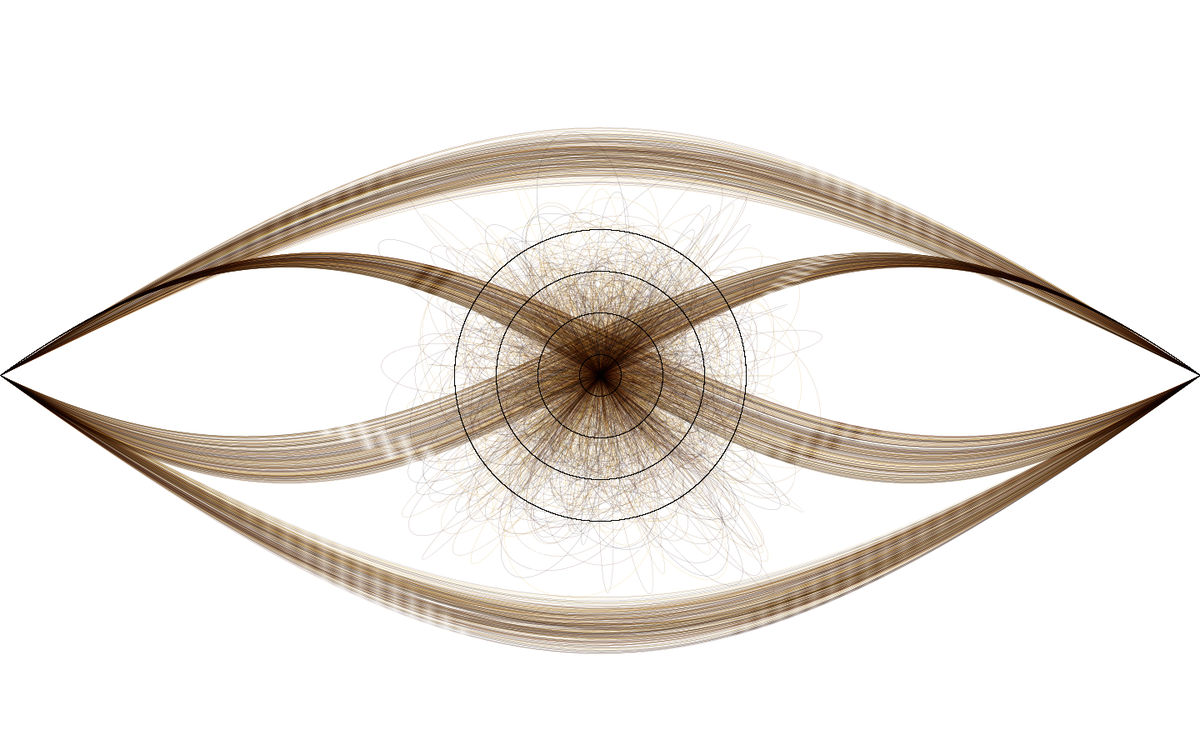
Frame 1 (no input)
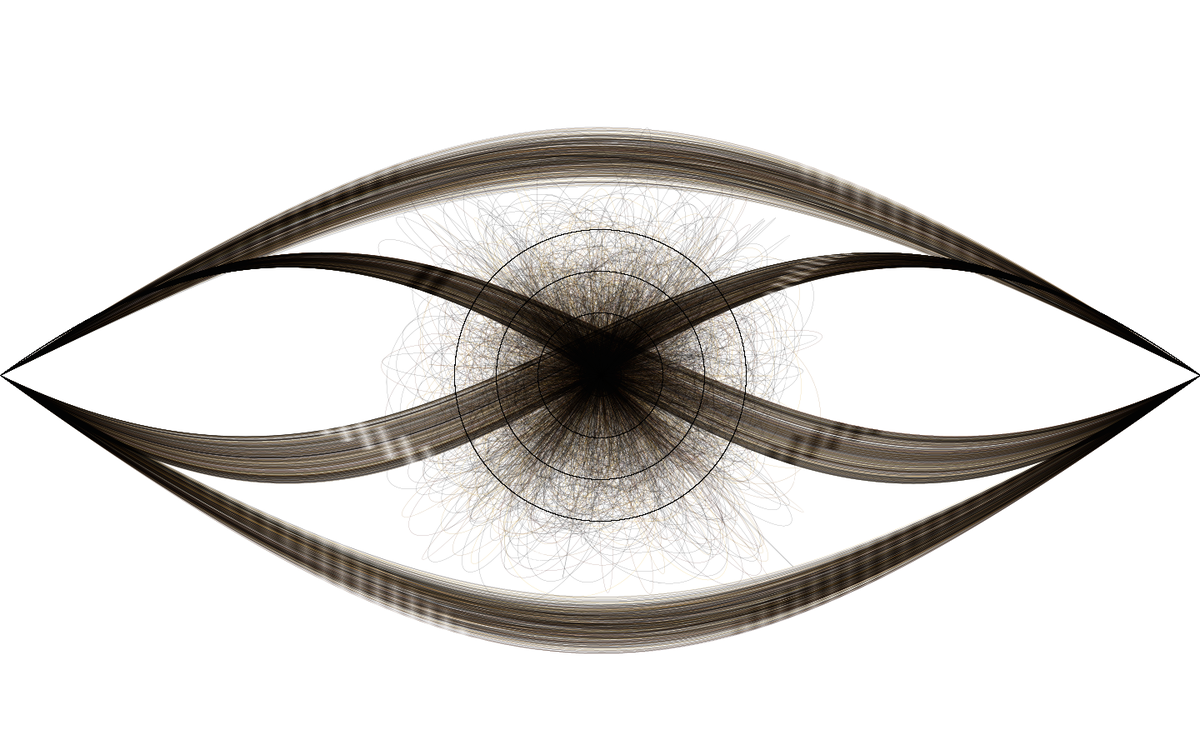
Frame 2 (the mouse pressed at the canvas centre, redrawn once)

The Processing sketch that drew these frames (run headless with seeded random() and noise(); the mouse was pressed at the canvas centre and the sketch redrawn once):

// Processing sketch: project1Update
// ── project1Update.pde
//Mihir Srivastava 
//Project 1: Lines Curves and Forms
//Used Processing API to learn Bezier and Noise functions
//---

int blue = 10; 
int red = 232; 
int green = 173; 
float bWidth = 400; 
float bHeight = 400; 
float radius = 380; 
float sWeightFactor = 3; 
float bWeightFactor = .005;

void setup() {
  size(1440, 900);//800, 600 
  background(255); 
}

void draw()  {
  noFill(); 
  stroke(0); 
 
  //drawEye(bWidth, bHeight, radius, sWeightFactor, bWeightFactor); 

  /*for(int x = 0; x < 100; x++) {
    strokeWeight(.005); 
    smooth(); 
    stroke(red, green, blue); 
    
    bezier(width, height, random(width/2 + 300, width), 
    random(height/2), random(width/2 + 300, width), noise(height/2), random(width/2), 
    noise(height/2));
    
    bezier(100, 100, random(0, height), 
    random(height), noise(0, height), random(width / 2 - 300), width, 
    height);
  }*/
  
  //creates eye lids and the two crossing bezier curves
  for(int i = 0; i < 250; i++) {
    
    strokeWeight(.005); 
    smooth(); 
    stroke(red, green, blue); 
    
    bezier(0, height/2, (width/2 - 100), random(50, 150), (width/2 + 100), random(50, 150), width, height/2);
    
    bezier(0, height/2, (width/2 - 100), noise(750, height), (width/2 + 100), random(750, height), width, height/2);
    
    bezier(0, height/2, (width/2 - 100), random(750, height), (width/2 + 100), noise(750, height), width, height/2);
    
    bezier(0, height/2, (width/2 - 100), random(800, height), (width/2 + 100), random(800, height), width, height/2);

    //------------------------------------------
    
    //creates circle lens and draws bezier in ellipse shape 
    strokeWeight(.005); 
    smooth(); 
    stroke(red, green, blue); 
    bezier(width/2, height/2, random(width/2 - 400, width/2 + 400),
    random(height/2 - 400, height/2 + 400), random(width/2 - 400, width/2+400),
    random(height/2 - 400, height/2 + 400), width/2, height/2);
    
    strokeWeight(.05);
    ellipse(width/2, height/2, 350, 350); 
    
    strokeWeight(.005);     
    bezier(width/2, height/2, random(width/2 - 360, width/2 + 360),
    random(height/2 - 360, height/2 + 360), random(width/2 - 360, width/2+360),
    random(height/2 - 360, height/2 + 360), width/2, height/2);
    
    strokeWeight(.05); 
    ellipse(width/2, height/2, 250, 250); 

    strokeWeight(.005); 
    bezier(width/2, height/2, random(width/2 - 320, width/2 + 320),
    random(height/2 - 320, height/2 + 320), random(width/2 - 320, width/2+320),
    random(height/2 - 320, height/2 + 320), width/2, height/2);
    
    strokeWeight(.05); 
    ellipse(width/2, height/2, 150, 150); 

    strokeWeight(.005); 
    bezier(width/2, height/2, random(width/2 - 280, width/2 + 280),
    random(height/2 - 280, height/2 + 280), random(width/2- 280, width/2+280),
    random(height/2 - 280, height/2 + 280), width/2, height/2);
    
    strokeWeight(.05); 
    ellipse(width/2, height/2, 50, 50); 

    strokeWeight(.005); 
    bezier(width/2, height/2, random(width/2 - 240, width/2 + 240),
    random(height/2 - 240, height/2 + 240), random(width/2 - 240, width/2+240),
    random(height/2 - 240, height/2 + 240), width/2, height/2);
    
    
    if (blue == 0) {
      blue = 0; 
    }
    else {
      blue--; 
    }
    if (red == 0) {
      red = 0; 
    } else {
      red--; 
    }
    if (green == 0) {
      green = 0;
    } else {
      green--; 
    }
  }
  
  
  noLoop();
}
